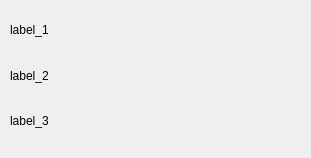
<?xml version="1.0" encoding="UTF-8"?>
<ui version="4.0">
 <class>Dialog</class>
 <widget class="QDialog" name="Dialog">
  <property name="geometry">
   <rect>
    <x>0</x>
    <y>0</y>
    <width>311</width>
    <height>158</height>
   </rect>
  </property>
  <property name="windowTitle">
   <string>Dialog</string>
  </property>
  <widget class="QWidget" name="verticalLayoutWidget">
   <property name="geometry">
    <rect>
     <x>10</x>
     <y>10</y>
     <width>291</width>
     <height>131</height>
    </rect>
   </property>
   <layout class="QVBoxLayout" name="verticalLayout">
    <item>
     <widget class="QLabel" name="label_1">
      <property name="text">
       <string>label_1</string>
      </property>
     </widget>
    </item>
    <item>
     <widget class="QLabel" name="label_2">
      <property name="text">
       <string>label_2</string>
      </property>
     </widget>
    </item>
    <item>
     <widget class="QLabel" name="label_3">
      <property name="text">
       <string>label_3</string>
      </property>
     </widget>
    </item>
   </layout>
  </widget>
 </widget>
 <resources/>
 <connections/>
</ui>
